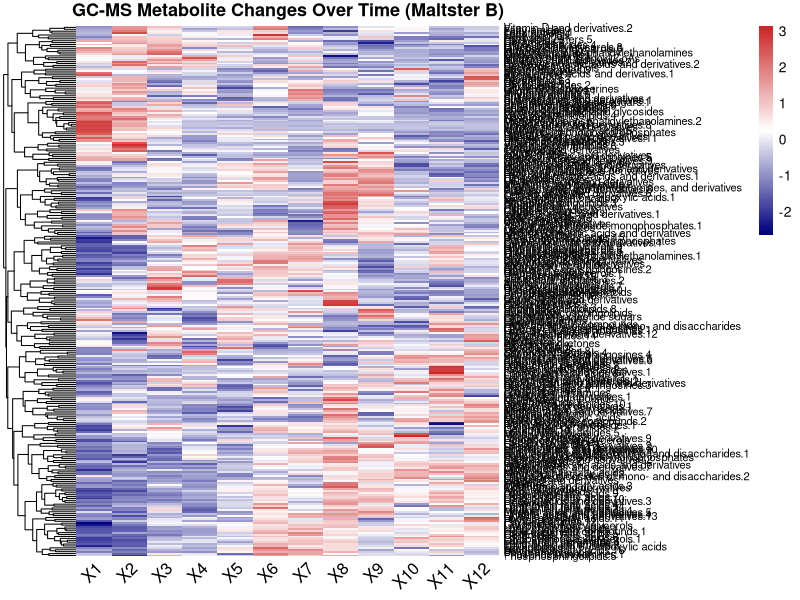
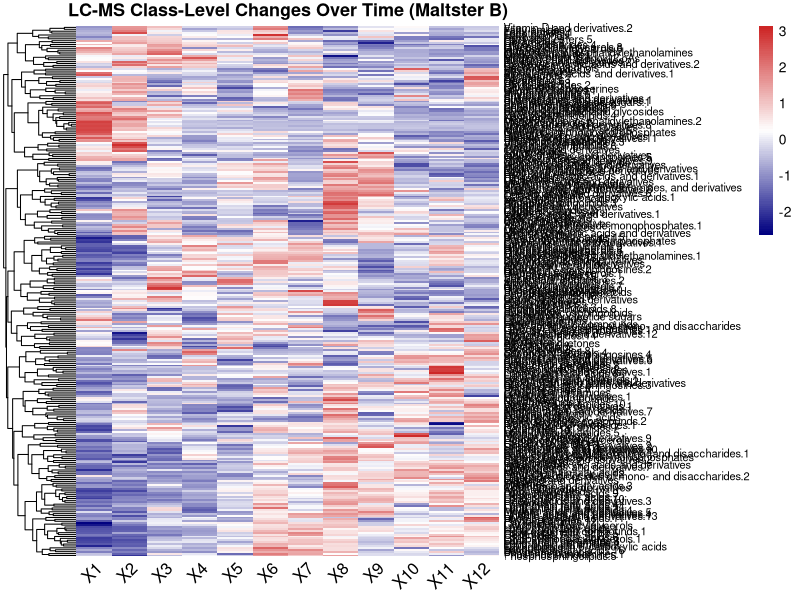
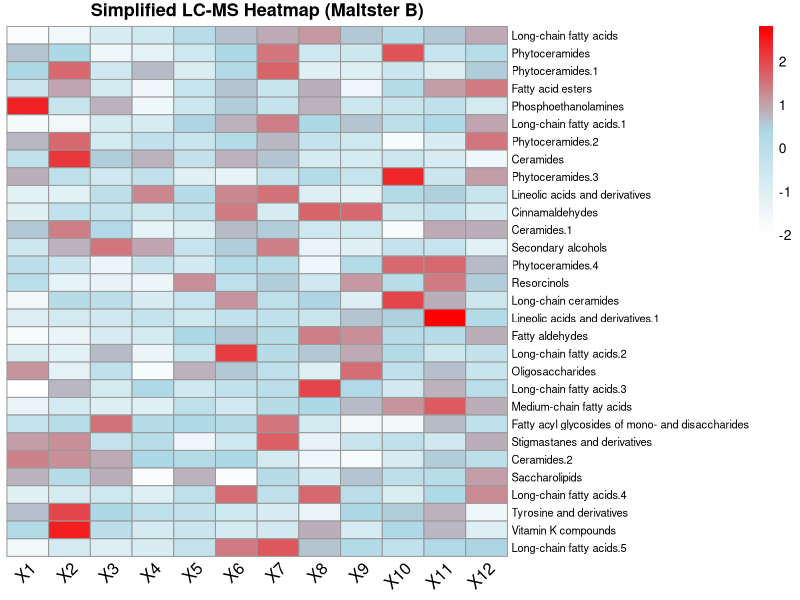

Source code (R) for these figures, in order: (Note: this script raises an error after producing the figures.)
##GCMS

# Load required library
library(pheatmap)

# Load your z-scored heatmap data GCMS
heat_data_b <- read.csv("MaltsterB_LCMS_Heatmap_Zscore.csv", row.names = 1)

# Generate the heatmap
pheatmap(heat_data_b,
         scale = "none",                # already z-scored
         cluster_rows = TRUE,
         cluster_cols = FALSE,
         color = colorRampPalette(c("navy", "white", "firebrick3"))(100),
         fontsize_row = 8,
         fontsize_col = 12,
         main = "GC-MS Metabolite Changes Over Time (Maltster B)",
         angle_col = 45)

##LCMS FOR MALTSTER B##
# Load required library
library(pheatmap)

# Load the z-scored LC-MS data for Maltster B
heat_data_lcms_b <- read.csv("MaltsterB_LCMS_Heatmap_Zscore.csv", row.names = 1)

# Plot the heatmap
pheatmap(heat_data_lcms_b,
         scale = "none",                # already z-scored
         cluster_rows = TRUE,           # Cluster metabolites by similarity
         cluster_cols = FALSE,          # Do not cluster time points
         color = colorRampPalette(c("navy", "white", "firebrick3"))(100),
         fontsize_row = 8,              # Font size for row labels (metabolites)
         fontsize_col = 12,             # Font size for column labels (time points)
         main = "LC-MS Class-Level Changes Over Time (Maltster B)",
         angle_col = 45)                # Rotate column labels for better readability

######simplified
# Load required library
library(pheatmap)

# Load the z-scored LC-MS data (already simplified)
heat_data_lcms_b <- read.csv("MaltsterB_LCMS_Heatmap_Zscore.csv", row.names = 1)

# Select a subset of metabolites (top 10 for simplicity)
heat_data_subset <- heat_data_lcms_b[1:30,]  # Adjust this as needed for top metabolites

# Plot the simplified heatmap
pheatmap(heat_data_subset,
         scale = "none",                # Already z-scored
         cluster_rows = FALSE,          # No clustering for rows (metabolites)
         cluster_cols = FALSE,          # No clustering for columns (months)
         color = colorRampPalette(c("white", "lightblue", "red"))(100), # Simple color gradient
         fontsize_row = 8,              # Font size for row labels (metabolites)
         fontsize_col = 12,             # Font size for column labels (months)
         main = "Simplified LC-MS Heatmap (Maltster B)",
         angle_col = 45)                # Rotate column labels for better readability
####
# Load required library
library(pheatmap)

# Load the z-scored LC-MS data (already simplified)
heat_data_lcms_b <- read.csv("MaltsterB_LCMS_Heatmap_Zscore.csv", row.names = 1)

# Select the top 30 metabolites
heat_data_subset <- heat_data_lcms_b[1:30,]  # Top 30 metabolites

# Reorder columns to keep months in order (1, 6, 12)
heat_data_subset <- heat_data_subset[, c("1", "6", "12")]

# Plot the heatmap with hierarchical clustering
pheatmap(heat_data_subset,
         scale = "none",                # Already z-scored
         cluster_rows = TRUE,           # Cluster metabolites by similarity
         cluster_cols = TRUE,           # Cluster months by similarity (but months stay in order)
         color = colorRampPalette(c("blue", "lightblue", "red"))(100), # Color gradient for values
         fontsize_row = 8,              # Font size for row labels (metabolites)
         fontsize_col = 12,             # Font size for column labels (months)
         main = "LC-MS Heatmap with Clustering (Maltster B)",
         angle_col = 45)                # Rotate column labels for better readability
